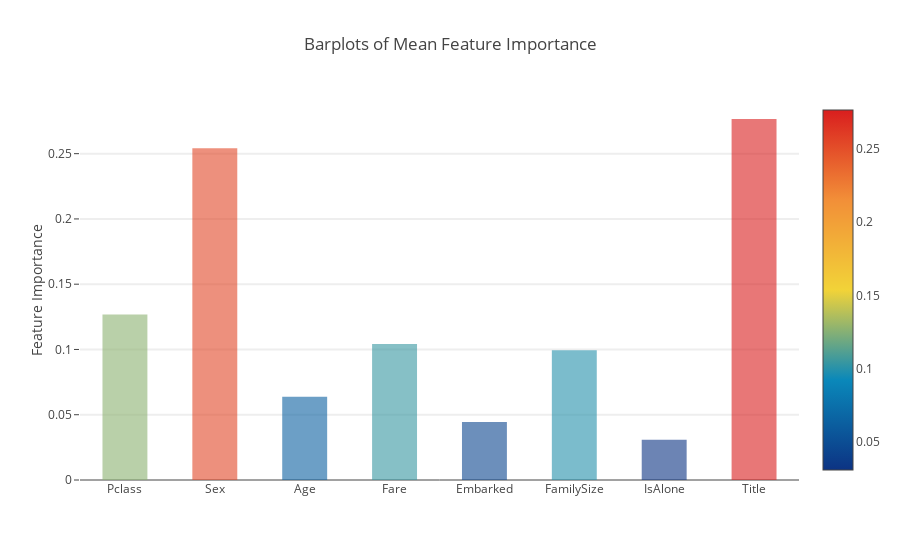

Write notebook code for a chart like this one.
### Code cell
y = feature_dataframe['mean'].values
x = feature_dataframe['features'].values
data = [go.Bar(
            x= x,
             y= y,
            width = 0.5,
            marker=dict(
               color = feature_dataframe['mean'].values,
            colorscale='Portland',
            showscale=True,
            reversescale = False
            ),
            opacity=0.6
        )]

layout= go.Layout(
    autosize= True,
    title= 'Barplots of Mean Feature Importance',
    hovermode= 'closest',
#     xaxis= dict(
#         title= 'Pop',
#         ticklen= 5,
#         zeroline= False,
#         gridwidth= 2,
#     ),
    yaxis=dict(
        title= 'Feature Importance',
        ticklen= 5,
        gridwidth= 2
    ),
    showlegend= False
)
fig = go.Figure(data=data, layout=layout)
py.iplot(fig, filename='bar-direct-labels')

### Figure 1 — Plotly figure (JSON) as saved in the notebook; plotly's stock layout.template omitted (floating-point values rounded to 4 significant figures)
{"data": [{"marker": {"color": [0.1267, 0.2541, 0.06378, 0.1042, 0.04443, 0.09944, 0.03076, 0.2765], "colorscale": "Portland", "reversescale": false, "showscale": true}, "opacity": 0.6, "type": "bar", "width": 0.5, "x": ["Pclass", "Sex", "Age", "Fare", "Embarked", "FamilySize", "IsAlone", "Title"], "y": [0.1267, 0.2541, 0.06378, 0.1042, 0.04443, 0.09944, 0.03076, 0.2765]}], "layout": {"autosize": true, "hovermode": "closest", "showlegend": false, "title": "Barplots of Mean Feature Importance", "yaxis": {"gridwidth": 2, "ticklen": 5, "title": "Feature Importance"}}}
